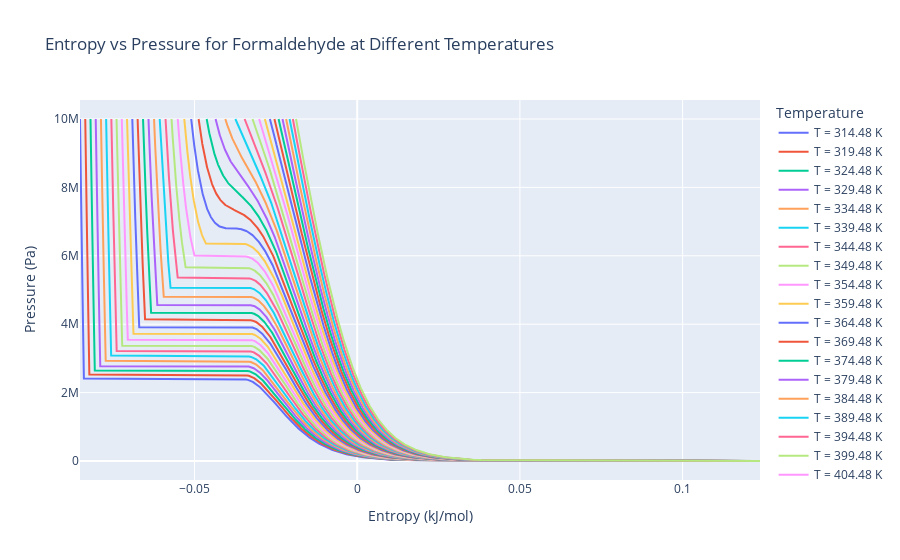

The notebook cell saved with this chart:
### Code cell
%pip install numpy
%pip install scipy
%pip install plotly

import numpy as np
from scipy.optimize import minimize_scalar

# Constants in SI units
Trs = 298.15  # Reference temperature in K
a1 = 9.48*4.184  # J/mol
b1 = 0.00914*4.184  # J/(mol*K)
c1 = -6.4e-7*4.184  # J/(mol*K^2)

R = 8.314  # J/(mol*K)
Tc = 414.48  # K
Pc = 6.8e6  # Pa
w = 0.215  # dimensionless

# Peng-Robinson equation parameters
a = 0.45724 * (R**2 * Tc**2) / Pc  # Pa * m^6 / mol^2
b = 0.07780 * R * Tc / Pc  # m^3 / mol


# Define the pressure function
def calculate_pressure(Vm, T):
    k = 0.37464 + 1.54226*w - 0.26992*w**2 
    alpha = (1 + k * (1 - np.sqrt(T / Tc)))**2
    return (R * T / (Vm - b)) - (a * alpha / (Vm**2 + 2 * b * Vm - b**2))
# Pre-calculated on input parameters
def calc_a(T):
    kappa = 0.37464 + 1.54226*w - 0.26992*w**2     # Peng-Robinson kappa
    return 0.45724 * R**2 * Tc**2 / Pc * (1 + kappa * (1 - np.sqrt(T/Tc)))**2

def calc_b():
    return 0.07780 * R * Tc / Pc

# Compressibility factor cubic equation coefficients
def cubic_eq_coeffs(A, B):
    return [1, -(1 - B), A - 3*B**2 - 2*B, -(A*B - B**2 - B**3)]

# Solving for Z (compressibility factor)
def solve_cubic(A, B):
    coeffs = cubic_eq_coeffs(A, B)
    roots = np.roots(coeffs)
    roots_real = np.real(roots[np.isreal(roots)])   # Only real roots
    return roots_real 

# Calculating Z, V, H, S
def calculate_properties(T, P):
    A = calc_a(T) * P / (R * T)**2
    B = calc_b() * P / (R * T)
    Z = solve_cubic(A, B)

    Z1 = min(Z)
    Z3 = max(Z)

    # Molar volume V = ZRT/P
    V1 = 1000 * Z1 * R * T / P
    V3 = 1000 * Z3 * R * T / P
    return Z1 , Z3, V1, V3

# Integrals for Cp and Cp/T
def integral_Cp_by_T(T, Trs):
    term1 = a1 *np.log(T / Trs)
    term2 = (b1) * (T - Trs)
    term3 = (c1 / 2) * (T**2 - Trs**2)
    term4 = -1*R*np.log(P / 101325)
    return term1 + term2 + term3 + term4

def d_alpha(T):
    k = 0.37464 + 1.54226*w - 0.26992*w**2    # Peng-Robinson k
    return - (1 + k*(1 - np.sqrt(T/Tc))) * ( k / Tc * np.sqrt(Tc/T))

def delta_S(T, P):
       
    b = calc_b()
    B = b * P / (R * T)
    Z1, Z2 , V1, V3 = calculate_properties(T, P)
    S11 = R * np.log(Z1 - B)
    S12 = (d_alpha(T) / (2 * np.sqrt(2) * b)) * np.log((Z1 + (1 + np.sqrt(2)) * B) / (Z1 + (1 - np.sqrt(2)) * B))
    
    S21 = R * np.log(Z2 - B)
    S22 = (d_alpha(T) / (2 * np.sqrt(2) * b)) * np.log((Z2 + (1 + np.sqrt(2)) * B) / (Z2 + (1 - np.sqrt(2)) * B))

    # Combine both parts to get the entropy difference
    S1 = S11 + S12
    S2 = S21 + S22
    return S1 , S2

def calc_S(T , P , Trs):
    S1 ,S3 =  delta_S(T, P)
    dS1 = S1 + integral_Cp_by_T(T, Trs)
    dS3 = S3 + integral_Cp_by_T(T, Trs)
    return dS1 , dS3

def compute_integral(P, R, T, a, b, P_min, k=0.001):
    Z1 , Z3 ,V1, V2 = calculate_properties(T, P)
    kappa = 0.37464 + 1.54226*w - 0.26992*w**2 
    alpha = (1 + kappa * (1 - np.sqrt(T / Tc)))**2
    a = a * alpha
    
    # Define the integral function
    def integral_function(V):
        term1 = R * T * np.log(abs(V - b))
        term2 = -(a / (2 * b * np.sqrt(2))) * np.log(abs((V + b - b * np.sqrt(2)) / (V + b + b * np.sqrt(2))))
        return term1 + term2
    
    integral_value = integral_function(V2) - integral_function(V1)
    
    while P > P_min:
        residual = integral_value - (V2 - V1) * P
        if abs(residual) < k:
            return P
        P -= 1  
    
    print("Stopped as P reached P_min without convergence.")
    return P



# Define temperature range for plotting

temperature_list = np.arange(314.48,500,5)   # Example temperatures in Kelvin
pressure_values = np.linspace(1, 10e6, 1000)     # Pressure range in bar



# Initialize plot
import plotly.graph_objects as go

fig = go.Figure()

# Loop over each temperature and calculate V for each P
for T in temperature_list:
    
    # Find the local maximum and minimum pressures for the given temperature
    result = minimize_scalar(lambda Vm: -calculate_pressure(Vm, T), bounds=(0.00005, 0.01), method='bounded')
    result_min = minimize_scalar(lambda Vm: calculate_pressure(Vm, T), bounds=(0.00005, 0.01), method='bounded')

    V_max = result.x
    P_max = -result.fun
    V_min = result_min.x
    P_min = -result_min.fun

    # Calculate the saturation pressure for the temperature T
    P_sat = compute_integral(P_max, R, T, a, b, P_min)

    # Generate the PV curve for the temperature T
    Vm = np.linspace(0.00005, 0.01, 1000)  # m^3/mol, narrow around the critical region

    S_values = []
    for P in pressure_values:
        S1 , S3 = calc_S(T, P, Trs)
        S1/=1000
        S3/=1000
        # Check if H is a scalar
        if S1 == S3:
            S_values.append(S1)
        elif P > P_sat:
            S_values.append(S3)
        else:
            S_values.append(S1)

    # Plot the Entropy curve for the current temperature
    fig.add_trace(go.Scatter(x=S_values, y=pressure_values, mode='lines', name=f'T = {T} K'))

# Add labels and legend
fig.update_layout(
    title='Entropy vs Pressure for Formaldehyde at Different Temperatures',
    xaxis_title='Entropy (kJ/mol)',
    yaxis_title='Pressure (Pa)',
    legend_title='Temperature'
)

fig.show()

### Figure 1 — Plotly figure (JSON) as saved in the notebook; plotly's stock layout.template omitted (floating-point values rounded to 4 significant figures; data arrays with more than 128 entries replaced by an {"elided": "..."} marker saying what was removed)
{"data": [{"mode": "lines", "name": "T = 314.48 K", "type": "scatter", "x": {"elided": "1000 float values"}, "y": {"elided": "1000 float values"}}, {"mode": "lines", "name": "T = 319.48 K", "type": "scatter", "x": {"elided": "1000 float values"}, "y": {"elided": "1000 float values"}}, {"mode": "lines", "name": "T = 324.48 K", "type": "scatter", "x": {"elided": "1000 float values"}, "y": {"elided": "1000 float values"}}, {"mode": "lines", "name": "T = 329.48 K", "type": "scatter", "x": {"elided": "1000 float values"}, "y": {"elided": "1000 float values"}}, {"mode": "lines", "name": "T = 334.48 K", "type": "scatter", "x": {"elided": "1000 float values"}, "y": {"elided": "1000 float values"}}, {"mode": "lines", "name": "T = 339.48 K", "type": "scatter", "x": {"elided": "1000 float values"}, "y": {"elided": "1000 float values"}}, {"mode": "lines", "name": "T = 344.48 K", "type": "scatter", "x": {"elided": "1000 float values"}, "y": {"elided": "1000 float values"}}, {"mode": "lines", "name": "T = 349.48 K", "type": "scatter", "x": {"elided": "1000 float values"}, "y": {"elided": "1000 float values"}}, {"mode": "lines", "name": "T = 354.48 K", "type": "scatter", "x": {"elided": "1000 float values"}, "y": {"elided": "1000 float values"}}, {"mode": "lines", "name": "T = 359.48 K", "type": "scatter", "x": {"elided": "1000 float values"}, "y": {"elided": "1000 float values"}}, {"mode": "lines", "name": "T = 364.48 K", "type": "scatter", "x": {"elided": "1000 float values"}, "y": {"elided": "1000 float values"}}, {"mode": "lines", "name": "T = 369.48 K", "type": "scatter", "x": {"elided": "1000 float values"}, "y": {"elided": "1000 float values"}}, {"mode": "lines", "name": "T = 374.48 K", "type": "scatter", "x": {"elided": "1000 float values"}, "y": {"elided": "1000 float values"}}, {"mode": "lines", "name": "T = 379.48 K", "type": "scatter", "x": {"elided": "1000 float values"}, "y": {"elided": "1000 float values"}}, {"mode": "lines", "name": "T = 384.48 K", "type": "scatter", "x": {"elided": "1000 float values"}, "y": {"elided": "1000 float values"}}, {"mode": "lines", "name": "T = 389.48 K", "type": "scatter", "x": {"elided": "1000 float values"}, "y": {"elided": "1000 float values"}}, {"mode": "lines", "name": "T = 394.48 K", "type": "scatter", "x": {"elided": "1000 float values"}, "y": {"elided": "1000 float values"}}, {"mode": "lines", "name": "T = 399.48 K", "type": "scatter", "x": {"elided": "1000 float values"}, "y": {"elided": "1000 float values"}}, {"mode": "lines", "name": "T = 404.48 K", "type": "scatter", "x": {"elided": "1000 float values"}, "y": {"elided": "1000 float values"}}, {"mode": "lines", "name": "T = 409.48 K", "type": "scatter", "x": {"elided": "1000 float values"}, "y": {"elided": "1000 float values"}}, {"mode": "lines", "name": "T = 414.48 K", "type": "scatter", "x": {"elided": "1000 float values"}, "y": {"elided": "1000 float values"}}, {"mode": "lines", "name": "T = 419.48 K", "type": "scatter", "x": {"elided": "1000 float values"}, "y": {"elided": "1000 float values"}}, {"mode": "lines", "name": "T = 424.48 K", "type": "scatter", "x": {"elided": "1000 float values"}, "y": {"elided": "1000 float values"}}, {"mode": "lines", "name": "T = 429.48 K", "type": "scatter", "x": {"elided": "1000 float values"}, "y": {"elided": "1000 float values"}}, {"mode": "lines", "name": "T = 434.48 K", "type": "scatter", "x": {"elided": "1000 float values"}, "y": {"elided": "1000 float values"}}, {"mode": "lines", "name": "T = 439.48 K", "type": "scatter", "x": {"elided": "1000 float values"}, "y": {"elided": "1000 float values"}}, {"mode": "lines", "name": "T = 444.48 K", "type": "scatter", "x": {"elided": "1000 float values"}, "y": {"elided": "1000 float values"}}, {"mode": "lines", "name": "T = 449.48 K", "type": "scatter", "x": {"elided": "1000 float values"}, "y": {"elided": "1000 float values"}}, {"mode": "lines", "name": "T = 454.48 K", "type": "scatter", "x": {"elided": "1000 float values"}, "y": {"elided": "1000 float values"}}, {"mode": "lines", "name": "T = 459.48 K", "type": "scatter", "x": {"elided": "1000 float values"}, "y": {"elided": "1000 float values"}}, {"mode": "lines", "name": "T = 464.48 K", "type": "scatter", "x": {"elided": "1000 float values"}, "y": {"elided": "1000 float values"}}, {"mode": "lines", "name": "T = 469.48 K", "type": "scatter", "x": {"elided": "1000 float values"}, "y": {"elided": "1000 float values"}}, {"mode": "lines", "name": "T = 474.48 K", "type": "scatter", "x": {"elided": "1000 float values"}, "y": {"elided": "1000 float values"}}, {"mode": "lines", "name": "T = 479.48 K", "type": "scatter", "x": {"elided": "1000 float values"}, "y": {"elided": "1000 float values"}}, {"mode": "lines", "name": "T = 484.48 K", "type": "scatter", "x": {"elided": "1000 float values"}, "y": {"elided": "1000 float values"}}, {"mode": "lines", "name": "T = 489.48 K", "type": "scatter", "x": {"elided": "1000 float values"}, "y": {"elided": "1000 float values"}}, {"mode": "lines", "name": "T = 494.48 K", "type": "scatter", "x": {"elided": "1000 float values"}, "y": {"elided": "1000 float values"}}, {"mode": "lines", "name": "T = 499.48 K", "type": "scatter", "x": {"elided": "1000 float values"}, "y": {"elided": "1000 float values"}}], "layout": {"legend": {"title": {"text": "Temperature"}}, "title": {"text": "Entropy vs Pressure for Formaldehyde at Different Temperatures"}, "xaxis": {"title": {"text": "Entropy (kJ/mol)"}}, "yaxis": {"title": {"text": "Pressure (Pa)"}}}}
